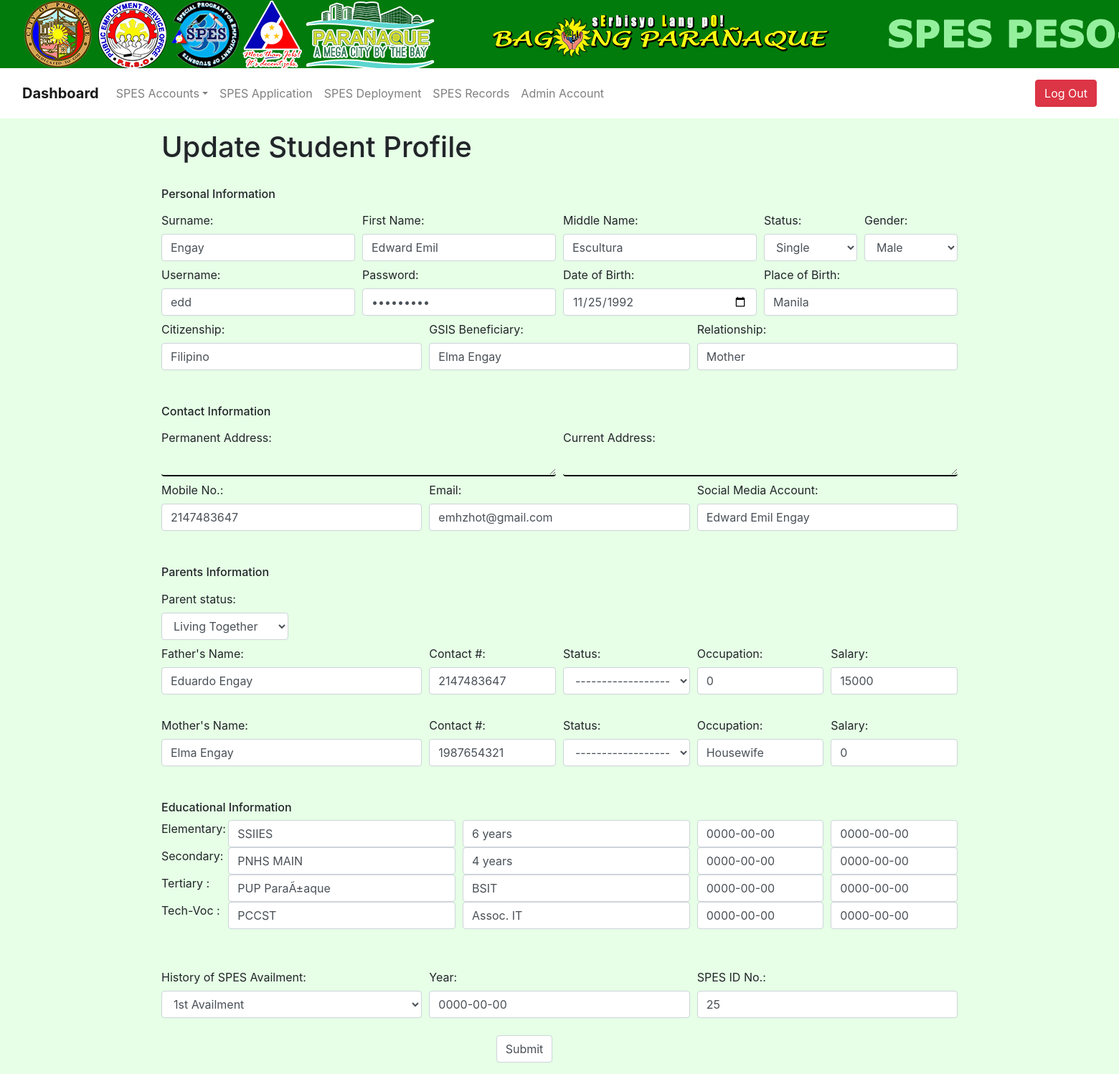
The app's page /admin/update_user.php?id=1 (signed in) with its own data.
### tables this page shows
CREATE TABLE `spesaccount` (
  `spes_id` bigint(255) NOT NULL,
  `username` varchar(100) DEFAULT NULL,
  `password` varchar(100) DEFAULT NULL,
  `surName` varchar(100) DEFAULT NULL,
  `firstName` varchar(100) DEFAULT NULL,
  `mName` varchar(100) DEFAULT NULL,
  `status` varchar(100) DEFAULT NULL,
  `gender` varchar(10) DEFAULT NULL,
  `doBirth` date DEFAULT NULL,
  `poBirth` varchar(100) DEFAULT NULL,
  `cShip` varchar(100) DEFAULT NULL,
  `gsisBeneficiary` varchar(100) DEFAULT NULL,
  `relationship` varchar(100) DEFAULT NULL,
  `pAdd` varchar(100) DEFAULT NULL,
  `cAdd` varchar(100) DEFAULT NULL,
  `barangay` varchar(30) NOT NULL,
  `mNo` int(11) DEFAULT NULL,
  `email` varchar(100) DEFAULT NULL,
  `socialAcc` varchar(100) DEFAULT NULL,
  `pStatus` varchar(100) DEFAULT NULL,
  `fatherName` varchar(100) DEFAULT NULL,
  `fCNo` int(11) DEFAULT NULL,
  `fStatus` varchar(100) DEFAULT NULL,
  `fOccu` int(100) DEFAULT NULL,
  `fSalary` int(255) DEFAULT NULL,
  `motherName` varchar(100) DEFAULT NULL,
  `mCNo` int(11) DEFAULT NULL,
  `mStatus` varchar(100) DEFAULT NULL,
  `mOccu` varchar(100) DEFAULT NULL,
  `mSalary` int(255) DEFAULT NULL,
  `elemSName` varchar(100) DEFAULT NULL,
  `elemDegree` varchar(100) DEFAULT NULL,
  `elemYearLvl` date DEFAULT NULL,
  `elemDEnd` date DEFAULT NULL,
  `secondSName` varchar(100) DEFAULT NULL,
  `secondDegree` varchar(100) DEFAULT NULL,
  `secondYearLvl` date DEFAULT NULL,
  `secondDEnd` date DEFAULT NULL,
  `tertSName` varchar(100) DEFAULT NULL,
  `tertDegree` varchar(100) DEFAULT NULL,
  `tertYearLvl` date DEFAULT NULL,
  `tertDEnd` date DEFAULT NULL,
  `tecSName` varchar(100) DEFAULT NULL,
  `tecDegree` varchar(100) DEFAULT NULL,
  `tecYearLvl` date DEFAULT NULL,
  `tectDEnd` date DEFAULT NULL,
  `historySpes` varchar(100) DEFAULT NULL,
  `historyYear` date DEFAULT NULL,
  `spesID` int(255) DEFAULT NULL,
  `is_blacklist` int(11) NOT NULL
);

### admin/update_user.php (the view, shortened to what this page needs)
<?php
include('../dbconnection/dbconnection.php');
 if(!isset($_SESSION['login'])){
   header('Location:index.php');
   exit();
 }else { ?>
<?php $title = 'Update Information'; include('../include/header.php');?>
<?php
  $id = $_GET['id'];
  $result = mysqli_query($conn,"SELECT * FROM spesaccount where spes_id='$id'");
  $row=mysqli_fetch_array($result);
?>
<div class="form-group">
<div class="container">
    <h1>Update Student Profile</h1>
    <br>
      <form action="update_user.php" method="POST">
        <h6>Personal Information</h6>
        <div class="form-row">
        <div class="col-sm-3">
          <label class="col-form-label" for="sName">Surname:</label>
          <input type="text" class="form-control" name="sName" value="<?php echo $row['surName']; ?>">
        </div>
        <div class="col-sm-3">
          <label class="col-form-label" for="fName">First Name:</label>
          <input type="text" class="form-control" name="fName" value="<?php echo $row['firstName']; ?>">
        </div>
        <div class="col-sm-3">
          <label class="col-form-label" for="mName">Middle Name:</label>
          <input type="text" class="form-control" name="mName" value="<?php echo $row['mName']; ?>">
        </div>
        <div class="col">
            <label class="col-form-label" for="stat">Status:</label>
            <select name="stat"  class="form-control" value="<?php echo $row['status']; ?>">
            <option value="single">Single</option>
          </select>
        </div>
        <div class="col">
          <label class="col-form-label" for="sex">Gender:</label>
          <select name="sex"  class="form-control" value="<?php echo $row['gender']; ?>">
            <option value="male">Male</option>
          </select>
        </div>
        </div>
        <div class="form-row">
        <div class="col-sm-3">
          <label class="col-form-label" for="uName">Username:</label>
          <input type="text" class="form-control" name="uName" value="<?php echo $row['username']; ?>">
        </div>
        <div class="col-sm-3">
          <label class="col-form-label" for="pass">Password:</label>
          <input type="password" class="form-control" name="pass" value="<?php echo $row['password']; ?>">
        </div>
        <div class="col">
          <label class="col-form-label" for="dob">Date of Birth:</label>
          <input type="date" class="form-control" name="dob" value="<?php echo $row['doBirth']; ?>">
        </div>
        <div class="col">
          <label class="col-form-label" for="pob">Place of Birth:</label>
          <input type="text" class="form-control" name="pob" value="<?php echo $row['poBirth']; ?>">
        </div>
        </div>
        <div class="form-row">
        <div class="col-sm-4">
          <label class="col-form-label" for="cship">Citizenship:</label>
          <input type="text" class="form-control" name="cship" value="<?php echo $row['cShip']; ?>">
        </div>
        <div class="col">
          <label class="col-form-label" for="gsis">GSIS Beneficiary:</label>
          <input type="text" class="form-control" name="gsis" value="<?php echo $row['gsisBeneficiary']; ?>">
        </div>
        <div class="col">
          <label class="col-form-label" for="relation">Relationship:</label>
          <input type="text" class="form-control" name="relation" value="<?php echo $row['relationship']; ?>">
        </div>
        </div>
        <br><br>
        <h6>Contact Information</h6>
        <div class="form-row">
        <div class="col-sm-6">
          <label class="col-form-label" for="pAdd">Permanent Address:</label>
          <textarea class="form-control" name="pAdd" value="<?php echo $row['pAdd']; ?>" rows="1" style="background: transparent; font-size: 14px; border: none; border-bottom: 2px solid #000;"></textarea>
        </div>
        <div class="col-sm-6">
          <label class="col-form-label" for="cAdd">Current Address:</label>
          <textarea class="form-control" name="cAdd" value="<?php echo $row['pAdd']; ?>" rows="1"style="background: transparent; font-size: 14px; border: none; border-bottom: 2px solid #000;"></textarea>
        </div>
        </div>
        <div class="form-row">
        <div class="col-sm-4">
          <label class="col-form-label" for="phone">Mobile No.:</label>
          <input type="text" class="form-control" name="phone" value="<?php echo $row['mNo']; ?>">
        </div>
        <div class="col-sm-4">
          <label class="col-form-label" for="email">Email:</label>
          <input type="email" class="form-control" name="email" value="<?php echo $row['email']; ?>">
        </div>
        <div class="col-sm-4">
          <label class="col-form-label" for="socialmedia">Social Media Account:</label>
          <input type="text" class="form-control" name="socialmedia" value="<?php echo $row['socialAcc']; ?>">
        </div>
        </div>
        <br><br>
        <h6>Parents Information</h6>
        <div class="form-row">
        <div class="col-sm-2">
            <label class="col-form-label" for="pstat">Parent status:</label>
            <select name="pstat" class="form-control" value="<?php echo $row['pStatus']; ?>">
            <option value="living">Living Together</option>
            </select>
        </div>
        </div>
        <div class="form-row">
        <div class="col-sm-4">
          <label class="col-form-label" for="father">Father's Name:</label>
          <input type="text" class="form-control" name="father" value="<?php echo $row['fatherName']; ?>">
        </div>
        <div class="col-sm">
          <label class="col-form-label" for="fcnumber">Contact #:</label>
          <input type="text" class="form-control" name="fcnumber" value="<?php echo $row['fCNo']; ?>">
        </div>
        <div class="col-sm">
          <label class="col-form-label" for="fpstat">Status:</label>
            <select name="fpstat" class="form-control" value="<?php echo $row['fStatus']; ?>">
            <option value="fnone">-------------------------</option>
            </select>
        </div>
        <div class="col">
          <label class="col-form-label" for="foccupation">Occupation:</label>
          <input type="text" class="form-control" name="foccupation" value="<?php echo $row['fOccu']; ?>">
        </div>
        <div class="col">
          <label class="col-form-label" for="fsalary">Salary:</label>
          <input type="text" class="form-control" name="fsalary" value="<?php echo $row['fSalary']; ?>">
        </div>
        </div>
        <br>
        <div class="form-row">
        <div class="col-sm-4">
          <label class="col-form-label" for="mother">Mother's Name:</label>
          <input type="text" class="form-control" name="mother" value="<?php echo $row['motherName']; ?>">
        </div>
        <div class="col-sm">
          <label class="col-form-label" for="mcnumber">Contact #:</label>
          <input type="text" class="form-control" name="mcnumber" value="<?php echo $row['mCNo']; ?>">
        </div>
        <div class="col-sm">
          <label class="col-form-label" for="mpstat">Status:</label>
            <select name="mpstat" class="form-control" value="<?php echo $row['mStatus']; ?>">
            <option value="mnone">-------------------------</option>
            </select>
        </div>
        <div class="col">
          <label class="col-form-label" for="moccupation">Occupation:</label>
          <input type="text" class="form-control" name="moccupation" value="<?php echo $row['mOccu']; ?>">
        </div>
        <div class="col">
          <label class="col-form-label" for="msalary">Salary:</label>
          <input type="text" class="form-control" name="msalary" value="<?php echo $row['mSalary']; ?>">
        </div>
        </div>
        <br><br>
        <h6>Educational Information</h6>
        <div class="form-row">
        <div class="col-sm-1">
          <label>Elementary:</label>
        </div>
        <div class="col-sm">
          <input type="text" class="form-control" name="eSn" placeholder="School Name" value="<?php echo $row['elemSName']; ?>">
        </div>
        <div class="col-sm">
          <input type="text" class="form-control" name="eDec" placeholder="Degree Earned/Course" value="<?php echo $row['elemDegree']; ?>">
        </div>
        <div class="col-sm-2">
          <input type="text" class="form-control" name="eYl" placeholder="Year/Level" value="<?php echo $row['elemYearLvl']; ?>">
        </div>
        <div class="col-sm-2">
          <input type="text" class="form-control" name="eDa" placeholder="Date attended" value="<?php echo $row['elemDEnd']; ?>">
        </div>
        </div>
        <div class="form-row">
        <div class="col-sm-1">
          <label>Secondary: </label>
        </div>
        <div class="col-sm">
          <input type="text" class="form-control" name="sSm" placeholder="School Name" value="<?php echo $row['secondSName']; ?>">
        </div>
        <div class="col-sm">
          <input type="text" class="form-control" name="sDec" placeholder="Degree Earned/Course" value="<?php echo $row['secondDegree']; ?>">
        </div>
        <div class="col-sm-2">
          <input type="text" class="form-control" name="sYl" placeholder="Year/Level" value="<?php echo $row['secondYearLvl']; ?>">
        </div>
        <div class="col-sm-2">
          <input type="text" class="form-control" name="sDa" placeholder="Date attended" value="<?php echo $row['secondDEnd']; ?>">
        </div>
        </div>
        <div class="form-row">
        <div class="col-sm-1">
          <label>Tertiary : </label>
        </div>
        <div class="col-sm">
          <input type="text" class="form-control" name="tSm" placeholder="School Name" value="<?php echo $row['tertSName']; ?>">
        </div>
        <div class="col-sm">
          <input type="text" class="form-control" name="tDec" placeholder="Degree Earned/Course" value="<?php echo $row['tertDegree']; ?>">
        </div>
        <div class="col-sm-2">
          <input type="text" class="form-control" name="tYl" placeholder="Year/Level" value="<?php echo $row['tertYearLvl']; ?>">
        </div>
        <div class="col-sm-2">
          <input type="text" class="form-control" name="tDa" placeholder="Date attended" value="<?php echo $row['tertDEnd']; ?>">
        </div>
        </div>
        <div class="form-row">
        <div class="col-sm-1">
          <label>Tech-Voc : </label>
        </div>
        <div class="col-sm">
          <input type="text" class="form-control" name="tecSm" placeholder="School Name" value="<?php echo $row['tecSName']; ?>">
        </div>
        <div class="col-sm">
          <input type="text" class="form-control" name="tecDec" placeholder="Degree Earned/Course" value="<?php echo $row['tecDegree']; ?>">
        </div>
        <div class="col-sm-2">
          <input type="text" class="form-control" name="tecYl" placeholder="Year/Level" value="<?php echo $row['tecYearLvl']; ?>">
        </div>
        <div class="col-sm-2">
          <input type="text" class="form-control" name="tecDa" placeholder="Date attended" value="<?php echo $row['tectDEnd']; ?>">
        </div>
        </div>
        <br><br>
        <div class="form-row">
        <div class="col-sm-4">
          <label class="col-form-label" for="spesAvail">History of SPES Availment:</label>
          <select name="spesAvail" class="form-control" value="<?php echo $row['historySpes']; ?>">
          <option value="one">1st Availment</option>
          </select>
        </div>
        <div class="col">
          <label class="col-form-label" for="spesYear">Year:</label>
          <input type="text" class="form-control" name="spesYear" value="<?php echo $row['historyYear']; ?>">
        </div>
        <div class="col">
          <label class="col-form-label" for="hspesID">SPES ID No.:</label>
          <input type="text" class="form-control" name="hspesID" value="<?php echo $row['spesID']; ?>">
        </div>
        </div>
        <br>
        <div class="form-row">
        <div class="col-5">
        </div>
        <div class="col-auto">
          <input type="submit" class="form-control" name="profileSubmit">
        </div>
        <div class="col-5">
        </div>
        </div>
        </form>
  </body>
</html>
<?php }?>

### assets/css/adminStyle.css (style rules this page uses)
html { overflow: scroll; overflow-x: hidden; }
body { background-color: #e6ffe6; }
.container { height: 100%; width: 100%; }

### records on screen
spesaccount: sName "Engay", fName "Edward Emil", mName "Escultura", stat "Single", sex "Male", uName "edd", dob "11/25/1992", pob "Manila", cship "Filipino", gsis "Elma Engay", relation "Mother", phone "2147483647", email "emhzhot@gmail.com", socialmedia "Edward Emil Engay", pstat "Living Together", father "Eduardo Engay", fcnumber "2147483647", fpstat "-------------------------", foccupation "0", fsalary "15000", mother "Elma Engay", mcnumber "1987654321", mpstat "-------------------------", moccupation "Housewife", msalary "0", eSn "SSIIES", eDec "6 years", eYl "0000-00-00", eDa "0000-00-00", sSm "PNHS MAIN", sDec "4 years", sYl "0000-00-00", sDa "0000-00-00", tSm "PUP ParaÃ±aque", tDec "BSIT", tYl "0000-00-00", tDa "0000-00-00", tecSm "PCCST", tecDec "Assoc. IT", tecYl "0000-00-00", tecDa "0000-00-00", spesAvail "1st Availment", spesYear "0000-00-00", hspesID "25"
